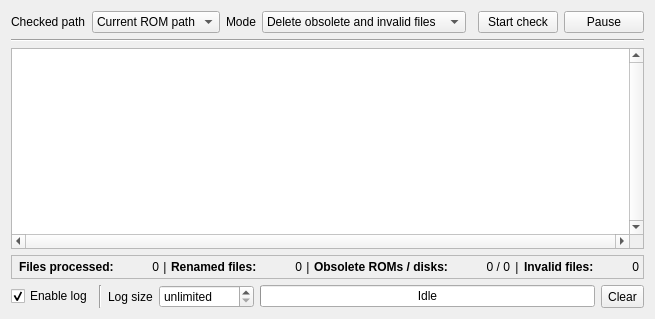
<?xml version="1.0" encoding="UTF-8"?>
<ui version="4.0">
 <class>RomPathCleaner</class>
 <widget class="QWidget" name="RomPathCleaner">
  <property name="geometry">
   <rect>
    <x>0</x>
    <y>0</y>
    <width>638</width>
    <height>319</height>
   </rect>
  </property>
  <property name="windowTitle">
   <string>ROM path cleaner</string>
  </property>
  <layout class="QGridLayout" name="gridLayout">
   <item row="0" column="1" colspan="2">
    <widget class="QComboBox" name="comboBoxCheckedPath">
     <property name="sizePolicy">
      <sizepolicy hsizetype="MinimumExpanding" vsizetype="Minimum">
       <horstretch>0</horstretch>
       <verstretch>0</verstretch>
      </sizepolicy>
     </property>
     <property name="toolTip">
      <string>Choose the path which will be checked</string>
     </property>
     <property name="sizeAdjustPolicy">
      <enum>QComboBox::AdjustToContents</enum>
     </property>
     <item>
      <property name="text">
       <string>Current ROM path</string>
      </property>
      <property name="icon">
       <iconset resource="qmc2.qrc">
        <normaloff>:/data/img/rompath.png</normaloff>:/data/img/rompath.png</iconset>
      </property>
     </item>
     <item>
      <property name="text">
       <string>Select path...</string>
      </property>
      <property name="icon">
       <iconset resource="qmc2.qrc">
        <normaloff>:/data/img/fileopen.png</normaloff>:/data/img/fileopen.png</iconset>
      </property>
     </item>
    </widget>
   </item>
   <item row="0" column="0">
    <widget class="QLabel" name="labelCheckedPath">
     <property name="text">
      <string>Checked path</string>
     </property>
    </widget>
   </item>
   <item row="0" column="6">
    <widget class="QPushButton" name="pushButtonStartStop">
     <property name="sizePolicy">
      <sizepolicy hsizetype="MinimumExpanding" vsizetype="Minimum">
       <horstretch>0</horstretch>
       <verstretch>0</verstretch>
      </sizepolicy>
     </property>
     <property name="toolTip">
      <string>Start / stop check</string>
     </property>
     <property name="text">
      <string>Start check</string>
     </property>
     <property name="icon">
      <iconset resource="qmc2.qrc">
       <normaloff>:/data/img/refresh.png</normaloff>:/data/img/refresh.png</iconset>
     </property>
    </widget>
   </item>
   <item row="0" column="5">
    <spacer name="horizontalSpacer">
     <property name="orientation">
      <enum>Qt::Horizontal</enum>
     </property>
     <property name="sizeType">
      <enum>QSizePolicy::MinimumExpanding</enum>
     </property>
     <property name="sizeHint" stdset="0">
      <size>
       <width>0</width>
       <height>20</height>
      </size>
     </property>
    </spacer>
   </item>
   <item row="0" column="3">
    <widget class="QLabel" name="labelModeSwitch">
     <property name="text">
      <string>Mode</string>
     </property>
    </widget>
   </item>
   <item row="0" column="4">
    <widget class="QComboBox" name="comboBoxModeSwitch">
     <property name="sizePolicy">
      <sizepolicy hsizetype="MinimumExpanding" vsizetype="Minimum">
       <horstretch>0</horstretch>
       <verstretch>0</verstretch>
      </sizepolicy>
     </property>
     <property name="toolTip">
      <string>Mode switch</string>
     </property>
     <item>
      <property name="text">
       <string>Delete obsolete and invalid files</string>
      </property>
     </item>
     <item>
      <property name="text">
       <string>Move files to the backup folder</string>
      </property>
     </item>
     <item>
      <property name="text">
       <string>Dry run (don't change anything)</string>
      </property>
     </item>
    </widget>
   </item>
   <item row="0" column="7">
    <widget class="QPushButton" name="pushButtonPauseResume">
     <property name="sizePolicy">
      <sizepolicy hsizetype="Minimum" vsizetype="Minimum">
       <horstretch>0</horstretch>
       <verstretch>0</verstretch>
      </sizepolicy>
     </property>
     <property name="toolTip">
      <string>Pause / resume check</string>
     </property>
     <property name="text">
      <string>Pause</string>
     </property>
     <property name="icon">
      <iconset resource="qmc2.qrc">
       <normaloff>:/data/img/time.png</normaloff>:/data/img/time.png</iconset>
     </property>
    </widget>
   </item>
   <item row="1" column="0" colspan="8">
    <widget class="Line" name="line">
     <property name="orientation">
      <enum>Qt::Horizontal</enum>
     </property>
    </widget>
   </item>
   <item row="2" column="0" colspan="8">
    <widget class="QPlainTextEdit" name="plainTextEditLog">
     <property name="verticalScrollBarPolicy">
      <enum>Qt::ScrollBarAlwaysOn</enum>
     </property>
     <property name="horizontalScrollBarPolicy">
      <enum>Qt::ScrollBarAlwaysOn</enum>
     </property>
     <property name="lineWrapMode">
      <enum>QPlainTextEdit::NoWrap</enum>
     </property>
     <property name="readOnly">
      <bool>true</bool>
     </property>
    </widget>
   </item>
   <item row="3" column="0" colspan="8">
    <widget class="QLabel" name="labelRebuildStatus">
     <property name="toolTip">
      <string>Check statistics</string>
     </property>
     <property name="frameShape">
      <enum>QFrame::StyledPanel</enum>
     </property>
     <property name="frameShadow">
      <enum>QFrame::Sunken</enum>
     </property>
     <property name="text">
      <string notr="true">&lt;table border=&quot;0&quot; cellpadding=&quot;0&quot; cellspacing=&quot;4&quot; width=&quot;100%&quot;&gt;&lt;tr&gt;
&lt;td nowrap align=&quot;left&quot;&gt;&lt;b&gt;Files processed:&lt;/b&gt;&lt;/td&gt;&lt;td nowrap align=&quot;right&quot;&gt;0&lt;/td&gt;
&lt;td nowrap align=&quot;center&quot; width=&quot;1%&quot;&gt;|&lt;/td&gt;
&lt;td nowrap align=&quot;left&quot;&gt;&lt;b&gt;Renamed files:&lt;/b&gt;&lt;/td&gt;&lt;td nowrap align=&quot;right&quot;&gt;0&lt;/td&gt;
&lt;td nowrap align=&quot;center&quot; width=&quot;1%&quot;&gt;|&lt;/td&gt;
&lt;td nowrap align=&quot;left&quot;&gt;&lt;b&gt;Obsolete ROMs / disks:&lt;/b&gt;&lt;/td&gt;&lt;td nowrap align=&quot;right&quot;&gt;0 / 0&lt;/td&gt;
&lt;td nowrap align=&quot;center&quot; width=&quot;1%&quot;&gt;|&lt;/td&gt;
&lt;td nowrap align=&quot;left&quot;&gt;&lt;b&gt;Invalid files:&lt;/b&gt;&lt;/td&gt;&lt;td nowrap align=&quot;right&quot;&gt;0&lt;/td&gt;
&lt;/tr&gt;&lt;/table&gt;</string>
     </property>
    </widget>
   </item>
   <item row="4" column="0" colspan="8">
    <layout class="QHBoxLayout" name="horizontalLayout2">
     <item>
      <widget class="QCheckBox" name="checkBoxEnableLog">
       <property name="toolTip">
        <string>Enable log output</string>
       </property>
       <property name="text">
        <string>Enable log</string>
       </property>
       <property name="checked">
        <bool>true</bool>
       </property>
      </widget>
     </item>
     <item>
      <widget class="Line" name="line_2">
       <property name="orientation">
        <enum>Qt::Vertical</enum>
       </property>
      </widget>
     </item>
     <item>
      <widget class="QLabel" name="labelMaxLogSize">
       <property name="text">
        <string>Log size</string>
       </property>
      </widget>
     </item>
     <item>
      <widget class="QSpinBox" name="spinBoxMaxLogSize">
       <property name="toolTip">
        <string>Maximum number of lines in log (0 = no limit)</string>
       </property>
       <property name="specialValueText">
        <string>unlimited</string>
       </property>
       <property name="suffix">
        <string> lines</string>
       </property>
       <property name="minimum">
        <number>0</number>
       </property>
       <property name="maximum">
        <number>999999</number>
       </property>
       <property name="singleStep">
        <number>100</number>
       </property>
       <property name="value">
        <number>0</number>
       </property>
      </widget>
     </item>
     <item>
      <widget class="QProgressBar" name="progressBar">
       <property name="toolTip">
        <string>Check progress indicator</string>
       </property>
       <property name="value">
        <number>0</number>
       </property>
       <property name="format">
        <string>Idle</string>
       </property>
      </widget>
     </item>
     <item>
      <widget class="QToolButton" name="toolButtonClear">
       <property name="sizePolicy">
        <sizepolicy hsizetype="Fixed" vsizetype="Minimum">
         <horstretch>0</horstretch>
         <verstretch>0</verstretch>
        </sizepolicy>
       </property>
       <property name="toolTip">
        <string>Clear log</string>
       </property>
       <property name="text">
        <string>Clear</string>
       </property>
      </widget>
     </item>
    </layout>
   </item>
  </layout>
 </widget>
 <tabstops>
  <tabstop>comboBoxCheckedPath</tabstop>
  <tabstop>comboBoxModeSwitch</tabstop>
  <tabstop>pushButtonStartStop</tabstop>
  <tabstop>pushButtonPauseResume</tabstop>
  <tabstop>plainTextEditLog</tabstop>
  <tabstop>checkBoxEnableLog</tabstop>
  <tabstop>spinBoxMaxLogSize</tabstop>
  <tabstop>toolButtonClear</tabstop>
 </tabstops>
 <resources>
  <include location="qmc2.qrc"/>
 </resources>
 <connections>
  <connection>
   <sender>toolButtonClear</sender>
   <signal>clicked()</signal>
   <receiver>plainTextEditLog</receiver>
   <slot>clear()</slot>
   <hints>
    <hint type="sourcelabel">
     <x>446</x>
     <y>259</y>
    </hint>
    <hint type="destinationlabel">
     <x>318</x>
     <y>140</y>
    </hint>
   </hints>
  </connection>
 </connections>
</ui>
